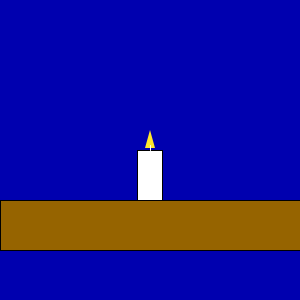
Frame 1 (no input)
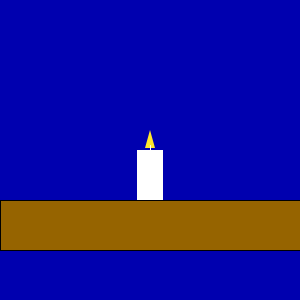
Frame 60 (the mouse pressed at the canvas centre just before this capture)
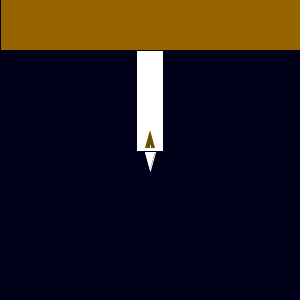
Frame 120 (the mouse held since frame 60 and released just before this capture)

The Processing sketch that drew these frames (run headless with seeded random() and noise(); from frame 60 on, the mouse is pressed at the canvas centre):

// Processing sketch: processing_35671
// ── processing_35671.pde

void setup(){
  size(300,300);
  background(0);
}

void draw(){
  background(0,0,175-mouseY);
  
  //candle
  fill(255,255,255);
  rect(137.5,150,25,50-mouseY);
  
  //table
  fill(150,100,0);
  stroke(0,0,0);
  rect(0,200-mouseY,300,50-mouseY);
  
  //flame
  fill(255-mouseY,231-mouseY,44-mouseY);
  noStroke();
  triangle(150,130,145,148,155,148);
  
  //wick
  stroke(255,255,255);
  line(150,145,150,150);
  
  //inverse flame
  fill(255,255,255);
  triangle(145,152,155,152,150,170);
}
